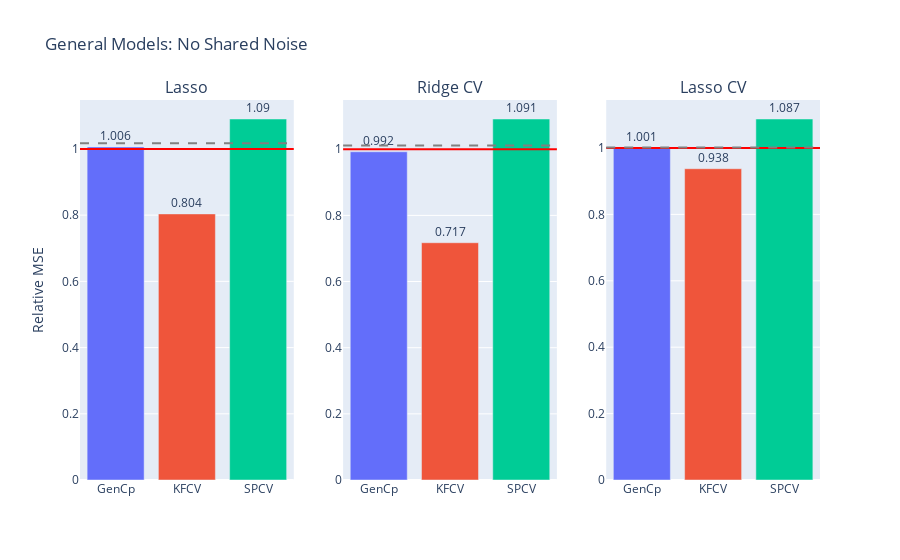

The cell this chart's notebook holds for it:
### Code cell
fig = gen_model_barplots(
    model_errs, 
    model_names, 
    est_names, 
    "General Models: No Shared Noise", 
    has_elev_err=True
)
fig.show()

### Figure 1 — Plotly figure (JSON) as saved in the notebook; plotly's stock layout.template omitted (floating-point values rounded to 4 significant figures)
{"data": [{"marker": {"color": ["#636EFA", "#EF553B", "#00CC96", "#AB63FA", "#FFA15A", "#19D3F3", "#FF6692", "#B6E880", "#FF97FF", "#FECB52"]}, "text": [1.006, 0.804, 1.09], "textposition": "outside", "type": "bar", "x": ["GenCp", "KFCV", "SPCV"], "xaxis": "x", "y": [1.006, 0.8037, 1.09], "yaxis": "y"}, {"marker": {"color": ["#636EFA", "#EF553B", "#00CC96", "#AB63FA", "#FFA15A", "#19D3F3", "#FF6692", "#B6E880", "#FF97FF", "#FECB52"]}, "text": [0.992, 0.717, 1.091], "textposition": "outside", "type": "bar", "x": ["GenCp", "KFCV", "SPCV"], "xaxis": "x2", "y": [0.9923, 0.7173, 1.091], "yaxis": "y2"}, {"marker": {"color": ["#636EFA", "#EF553B", "#00CC96", "#AB63FA", "#FFA15A", "#19D3F3", "#FF6692", "#B6E880", "#FF97FF", "#FECB52"]}, "text": [1.001, 0.938, 1.087], "textposition": "outside", "type": "bar", "x": ["GenCp", "KFCV", "SPCV"], "xaxis": "x3", "y": [1.001, 0.9376, 1.087], "yaxis": "y3"}], "layout": {"annotations": [{"font": {"size": 16}, "showarrow": false, "text": "Lasso", "x": 0.1444, "xanchor": "center", "xref": "paper", "y": 1, "yanchor": "bottom", "yref": "paper"}, {"font": {"size": 16}, "showarrow": false, "text": "Ridge CV", "x": 0.5, "xanchor": "center", "xref": "paper", "y": 1, "yanchor": "bottom", "yref": "paper"}, {"font": {"size": 16}, "showarrow": false, "text": "Lasso CV", "x": 0.8556, "xanchor": "center", "xref": "paper", "y": 1, "yanchor": "bottom", "yref": "paper"}], "shapes": [{"line": {"color": "red"}, "type": "line", "x0": 0, "x1": 1, "xref": "x domain", "y0": 1, "y1": 1, "yref": "y"}, {"line": {"color": "grey", "dash": "dash"}, "type": "line", "x0": 0, "x1": 1, "xref": "x domain", "y0": 1.017, "y1": 1.017, "yref": "y"}, {"line": {"color": "red"}, "type": "line", "x0": 0, "x1": 1, "xref": "x2 domain", "y0": 1, "y1": 1, "yref": "y2"}, {"line": {"color": "grey", "dash": "dash"}, "type": "line", "x0": 0, "x1": 1, "xref": "x2 domain", "y0": 1.012, "y1": 1.012, "yref": "y2"}, {"line": {"color": "red"}, "type": "line", "x0": 0, "x1": 1, "xref": "x3 domain", "y0": 1, "y1": 1, "yref": "y3"}, {"line": {"color": "grey", "dash": "dash"}, "type": "line", "x0": 0, "x1": 1, "xref": "x3 domain", "y0": 1.001, "y1": 1.001, "yref": "y3"}], "showlegend": false, "title": {"text": "General Models: No Shared Noise"}, "xaxis": {"anchor": "y", "domain": [0, 0.2889]}, "xaxis2": {"anchor": "y2", "domain": [0.3556, 0.6444]}, "xaxis3": {"anchor": "y3", "domain": [0.7111, 1]}, "yaxis": {"anchor": "x", "domain": [0, 1], "title": {"text": "Relative MSE"}}, "yaxis2": {"anchor": "x2", "domain": [0, 1]}, "yaxis3": {"anchor": "x3", "domain": [0, 1]}}}
